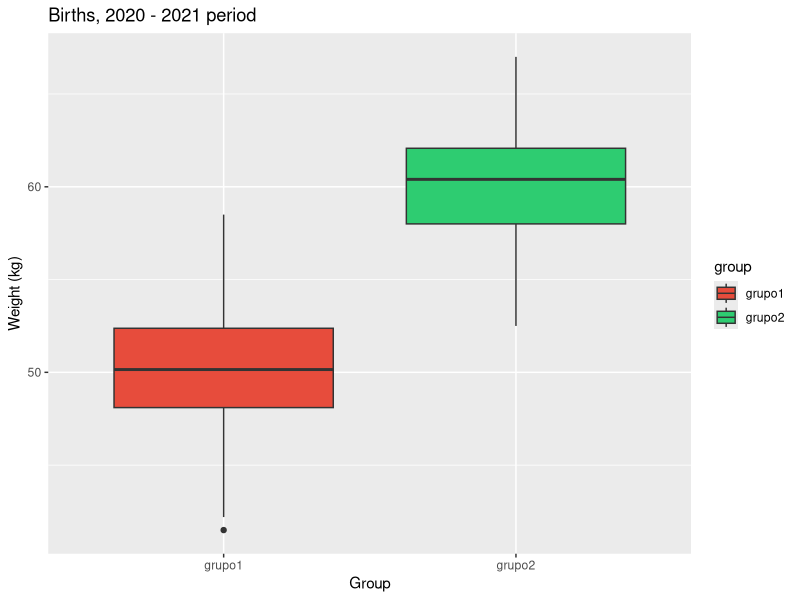
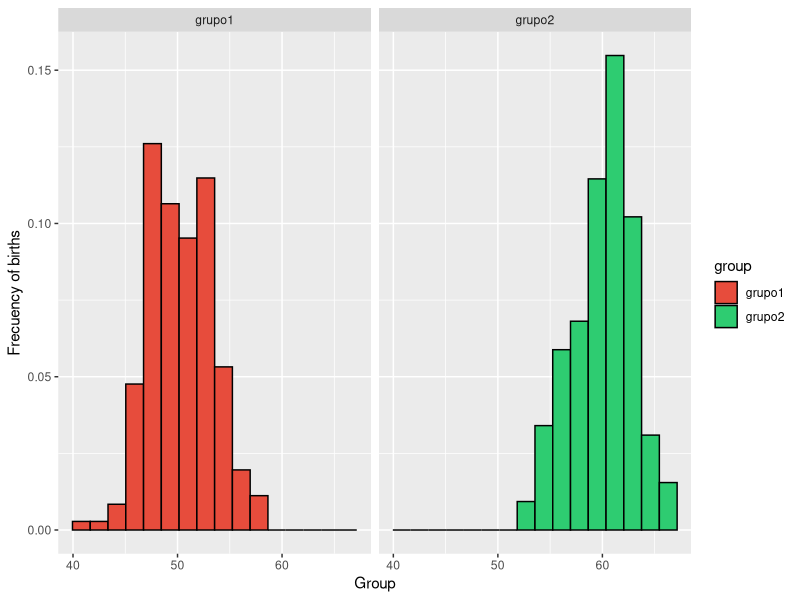
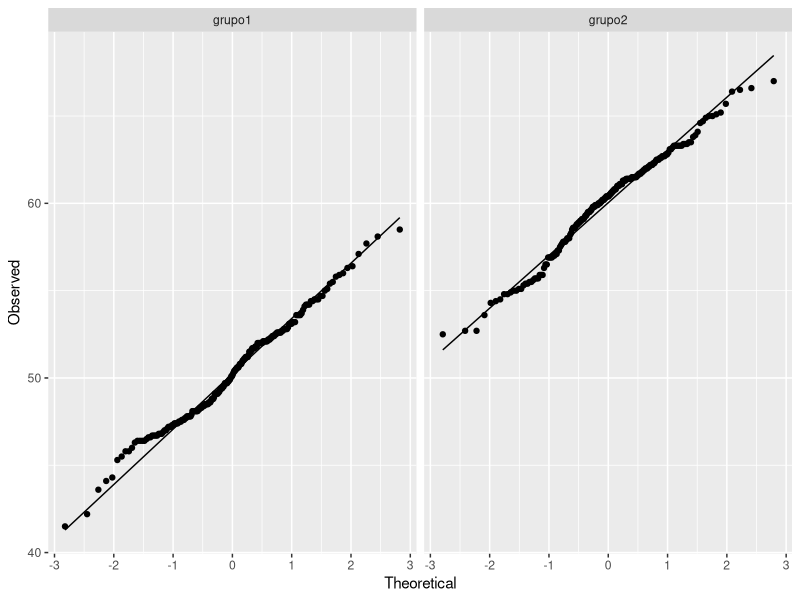

Write R code to recreate these figures, in order.
## ---- chunk 1
knitr::opts_chunk$set(echo = TRUE)
## ---- chunk 2
library(dplyr)
library(ggplot2)
library(cowplot) # to place two ggplots side-by-side
## ---- chunk 3
data <- read.csv("data/datos21.txt", header = FALSE, sep = "\t", col.names = c('weight', 'group'))

## ---- chunk 4
data %>% group_by(group) %>% 
  summarise(min = min(weight),
            max = max(weight),
            mean = mean(weight),
            sd = sd(weight),
            n = n(),
            q1 = quantile(weight, .25),
            q3 = quantile(weight, .75)) 
## ---- chunk 5
data %>% ggplot(aes(x=group, y=weight, fill=group)) + 
  geom_boxplot() + 
  scale_fill_manual(values = c("#e74c3c", "#2ecc71")) + 
  labs(
    title = "Births, 2020 - 2021 period",
    x = "Group",
    y = "Weight (kg)"
  )
## ---- chunk 6
data %>%
  ggplot( aes(x=weight, color=group, fill=group)) +
    geom_histogram(aes(y=after_stat(density)),bins=16, colour = 1) +
    scale_fill_manual(values = c("#e74c3c", "#2ecc71")) + 
    xlab("Group") +
    ylab("Frecuency of births") +
    facet_wrap(~group)

## ---- chunk 7
summer <- filter(data, group == "grupo1") %>% select(weight) %>% unlist
winter <- filter(data, group == "grupo2") %>% select(weight) %>% unlist
## ---- chunk 8
data %>% ggplot(aes(sample = weight)) +
  stat_qq() +
  stat_qq_line() +
  xlab("Theoretical") +
  ylab("Observed") +
  facet_wrap(~group)
## ---- chunk 9
t.test(
  x = summer, 
  y = winter, 
  alternative="less", 
  mu = 0, 
  paired=FALSE, 
  var.equal=TRUE, 
  conf.level=0.95
  )
